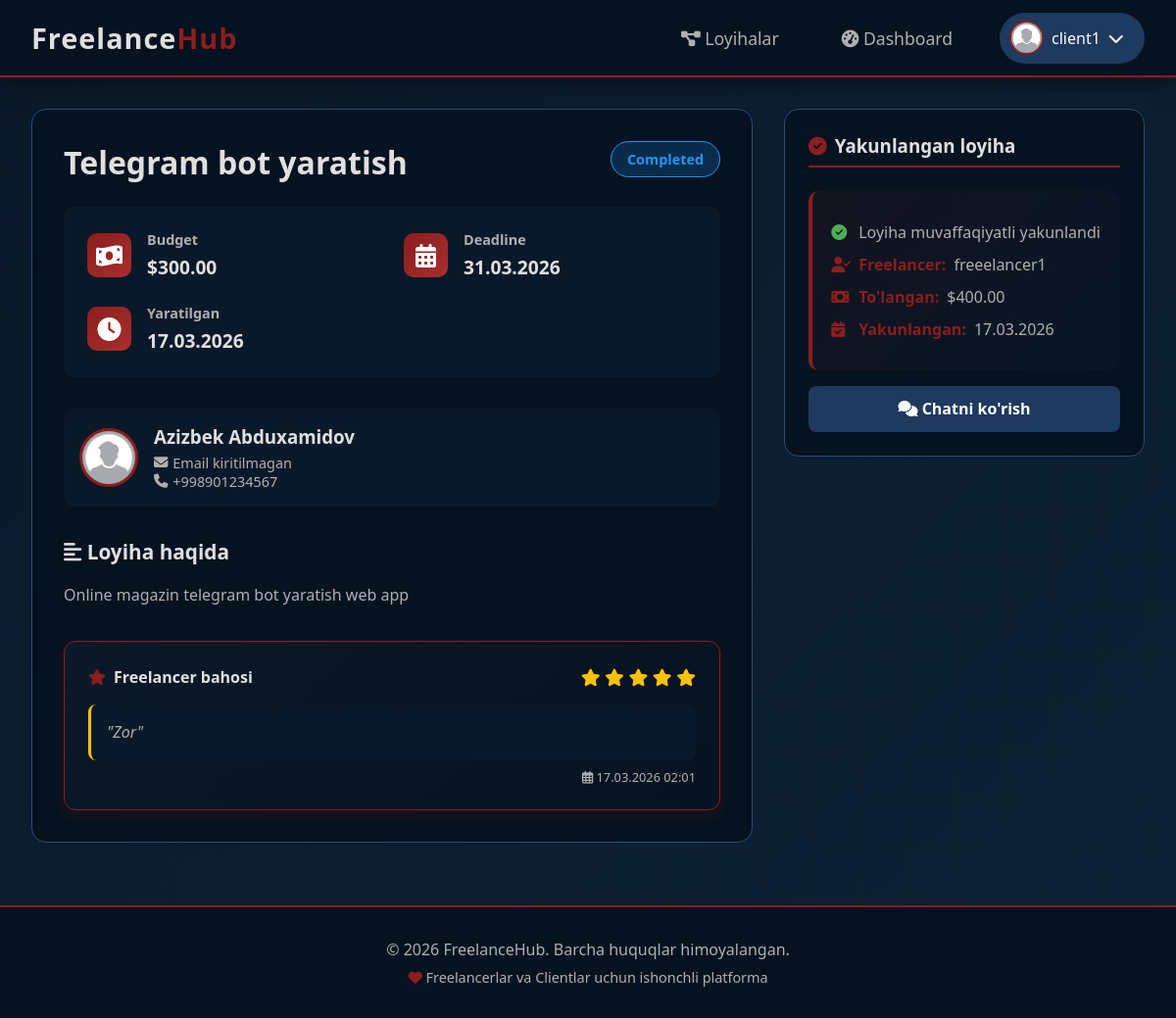
The page /projects/1/ (signed in) on the database its author committed.
### accounts/models.py (models this page shows, shortened)
class User(AbstractUser):
    ROLE_CHOICES = (
        ('client', 'Client'),
        ('freelancer', 'Freelancer'),
    )
    phone_regex = RegexValidator(regex=r'^\+?998?\d{9}$')
    email = models.EmailField(  null=True, blank=True)
    phone_number = models.CharField(max_length=15,  validators=[phone_regex], blank=True,null=True)
    first_name = models.CharField(max_length=20, blank=True, null=True)
    last_name = models.CharField(max_length=20, blank=True, null=True)
    role = models.CharField(max_length=10, choices=ROLE_CHOICES, default='client')
    bio = models.TextField(blank=True, null=True)
    profile_picture = models.ImageField(upload_to='profile_pics/', blank=True, null=True, default='default.png')
    created_at = models.DateTimeField(auto_now_add=True)

### projects/models.py (models this page shows)
class Project(models.Model):
    STATUS_CHOICES = (
        ('open', 'Open'),
        ('in_progress', 'In Progress'),
        ('completed', 'Completed'),
        ('cancelled', 'Cancelled'),
    )
    client = models.ForeignKey(settings.AUTH_USER_MODEL, on_delete=models.CASCADE, related_name='projects')
    title = models.CharField(max_length=200)
    description = models.TextField()
    budget = models.DecimalField(max_digits=10, decimal_places=2)
    deadline = models.DateField()
    status = models.CharField(max_length=20, choices=STATUS_CHOICES, default='open')
    created_at = models.DateField(auto_now_add=True)
    class Meta:
        ordering = ['-created_at']

### contracts/models.py (models this page shows, shortened)
class Contract(models.Model):
    STATUS_CHOICES = (
        ('active', 'Active'),
        ('finished', 'Finished'),
        ('cancelled', 'Cancelled'),
    )
    project = models.OneToOneField(Project, on_delete=models.CASCADE, related_name='contract')
    client = models.ForeignKey(settings.AUTH_USER_MODEL, on_delete=models.CASCADE, related_name='contracts_as_client')
    freelancer = models.ForeignKey(settings.AUTH_USER_MODEL, on_delete=models.CASCADE, related_name='contracts_as_freelancer')
    agreed_price = models.DecimalField(max_digits=12, decimal_places=2)
    status = models.CharField(max_length=20, choices=STATUS_CHOICES, default='active')
    created_at = models.DateTimeField(auto_now_add=True)
    finished_at = models.DateTimeField(null=True, blank=True)

### reviews/models.py (models this page shows, shortened)
class Review(models.Model):
    contract = models.OneToOneField(Contract, on_delete=models.CASCADE, related_name='review')
    rating = models.PositiveSmallIntegerField(validators=[MinValueValidator(1), MaxValueValidator(5)])
    comment = models.TextField()
    created_at = models.DateTimeField(auto_now_add=True)

### projects/views.py (the view)
# urls.py: path("<int:pk>/", ProjectDetailView.as_view(), name="project_detail"),
class ProjectDetailView(View):
    def get(self, request, pk):
        project = get_object_or_404(Project, pk=pk)
        bids = project.bids.all()
        user_has_bid = False
        if request.user.is_authenticated:
            user_has_bid = bids.filter(freelancer=request.user).exists()
        contract = getattr(project, 'contract', None)
        context = {
            'project': project,
            'bids': bids,
            'user_has_bid': user_has_bid,
            'contract': contract,
        }
        return render(request, 'projects/project_detail.html', context)

### templates/projects/project_detail.html (shortened to what this page needs)
{% extends 'base.html' %}
{% block content %}
<div class="project-detail">
    <div class="project-main">
        <div class="project-header">
            <h1 class="project-title">{{ project.title }}</h1>
            <span class="project-status {{ project.status }}">{{ project.get_status_display }}</span>
        </div>
        <div class="project-meta">
            <div class="meta-item">
                <div class="meta-icon">
                    <i class="fas fa-money-bill-wave"></i>
                </div>
                <div class="meta-info">
                    <h4>Budget</h4>
                    <p>${{ project.budget }}</p>
                </div>
            </div>
            <div class="meta-item">
                <div class="meta-icon">
                    <i class="fas fa-calendar-alt"></i>
                </div>
                <div class="meta-info">
                    <h4>Deadline</h4>
                    <p>{{ project.deadline|date:"d.m.Y" }}</p>
                </div>
            </div>
            <div class="meta-item">
                <div class="meta-icon">
                    <i class="fas fa-clock"></i>
                </div>
                <div class="meta-info">
                    <h4>Yaratilgan</h4>
                    <p>{{ project.created_at|date:"d.m.Y" }}</p>
                </div>
            </div>
        </div>
        <div class="client-info">
            <div class="client-avatar">
                {% if project.client.profile_picture %}
                    <img src="{{ project.client.profile_picture.url }}" alt="{{ project.client.username }}">
                {% else %}
                    <i class="fas fa-user-tie"></i>
                {% endif %}
            </div>
            <div class="client-details">
                <h3>{{ project.client.get_full_name|default:project.client.username }}</h3>
                <p><i class="fas fa-envelope"></i> {{ project.client.email|default:"Email kiritilmagan" }}</p>
                <p><i class="fas fa-phone"></i> {{ project.client.phone_number|default:"Telefon kiritilmagan" }}</p>
            </div>
        </div>
        <div class="project-description">
            <h3><i class="fas fa-align-left"></i> Loyiha haqida</h3>
            <p>{{ project.description|linebreaks }}</p>
        </div>
        {% if contract and contract.review %}
        <div class="review-card">
            <div class="review-header">
                <h4><i class="fas fa-star"></i> Freelancer bahosi</h4>
                <div class="review-rating">
                    {% for i in "12345"|make_list %}
                        {% if forloop.counter <= contract.review.rating %}
                            <i class="fas fa-star filled"></i>
                        {% else %}
                            <i class="far fa-star empty"></i>
                        {% endif %}
                    {% endfor %}
                </div>
            </div>
            <p class="review-comment">"{{ contract.review.comment }}"</p>
            <p class="review-date">
                <i class="far fa-calendar-alt"></i> {{ contract.review.created_at|date:"d.m.Y H:i" }}
            </p>
        </div>
        {% endif %}
    </div>
    <div class="project-sidebar">
        <div class="action-card">
            <h3>
                {% if project.status == 'open' %}
                    <i class="fas fa-gavel"></i> Bid qo'yish
                {% elif project.status == 'in_progress' %}
                    <i class="fas fa-tasks"></i> Aktiv loyiha
                {% elif project.status == 'completed' %}
                    <i class="fas fa-check-circle"></i> Yakunlangan loyiha
                {% elif project.status == 'cancelled' %}
                    <i class="fas fa-times-circle"></i> Bekor qilingan
                {% endif %}
            </h3>
            {% if project.status == 'open' %}
                {% if user.is_authenticated %}
                    {% if user.role == 'freelancer' %}
                        {% if not user_has_bid %}
                        <form method="POST" action="{% url 'bid_create' project.id %}" class="bid-form">
                            {% csrf_token %}
                            <div class="form-group">
                                <label for="price"><i class="fas fa-money-bill-wave"></i> Narx ($)</label>
                                <input type="number" name="price" id="price" class="form-control" min="0.01" step="0.01" placeholder="Masalan: 500" required>
                                <small style="color: var(--text-secondary);">Loyiha budgeti: ${{ project.budget }}</small>
                            </div>
                            <div class="form-group">
                                <label for="message"><i class="fas fa-comment"></i> Xabar</label>
                                <textarea name="message" id="message" class="form-control" placeholder="Nima uchun aynan sizni tanlash kerak? Tajribangiz va motivatsiyangiz haqida yozing..." required></textarea>
                            </div>
                            <button type="submit" class="btn-submit" onclick="this.innerHTML='<i class=\'fas fa-spinner fa-spin\'></i> Yuborilmoqda...'; this.disabled=true; this.form.submit();">
                                <i class="fas fa-paper-plane"></i> Bid yuborish
                            </button>
                        </form>
                        {% else %}
                        <div class="contract-info">
                            <p><i class="fas fa-check-circle" style="color: #4caf50;"></i> Siz bu loyihaga bid yuborgansiz</p>
                            <p><i class="fas fa-clock"></i> Javob kutilmoqda</p>
                            <p><small>Taklifingiz: ${{ user_bid_price }}</small></p>
                        </div>
                        {% endif %}
                    {% elif user.role == 'client' and user == project.client %}
                        <div class="contract-info">
                            <p><i class="fas fa-info-circle"></i> Bu sizning loyihangiz</p>
                            <p><i class="fas fa-gavel"></i> <strong>{{ bids.count }}</strong> ta bid yuborilgan</p>
                        </div>
                        <div class="action-buttons">
                            <a href="{% url 'project_update' project.id %}" class="btn btn-warning">
                                <i class="fas fa-edit"></i> Tahrirlash
                            </a>
                            <form method="POST" action="{% url 'cancel_project' project.id %}" style="flex: 1;">
                                {% csrf_token %}
                                <button type="submit" class="btn btn-danger" onclick="return confirm('Loyihani bekor qilishni tasdiqlaysizmi?')">
                                    <i class="fas fa-times-circle"></i> Bekor qilish
                                </button>
                            </form>
                        </div>
                    {% else %}
                        <div class="contract-info">
                            <p><i class="fas fa-info-circle"></i> Freelancerlar bu loyihaga bid qo'yishlari mumkin</p>
                        </div>
                    {% endif %}
                {% else %}
                    <div class="contract-info">
                        <p><i class="fas fa-info-circle"></i> Bid qo'yish uchun tizimga kiring</p>
                        <a href="{% url 'login' %}?next={{ request.path }}" class="btn btn-primary" style="display: block; text-align: center; margin-top: 0.5rem;">
                            <i class="fas fa-sign-in-alt"></i> Kirish
                        </a>
                    </div>
                {% endif %}
            {% elif project.status == 'completed' and contract %}
                <div class="contract-info">
                    <p><i class="fas fa-check-circle" style="color: #4caf50;"></i> Loyiha muvaffaqiyatli yakunlandi</p>
                    <p><i class="fas fa-user-check"></i> <strong>Freelancer:</strong> {{ contract.freelancer.username }}</p>
                    <p><i class="fas fa-money-bill"></i> <strong>To'langan:</strong> ${{ contract.agreed_price }}</p>
                    <p><i class="fas fa-calendar-check"></i> <strong>Yakunlangan:</strong> {{ contract.finished_at|date:"d.m.Y" }}</p>
                </div>
                <a href="{% url 'contract_detail' contract.id %}" class="btn btn-primary mt-2" style="display: block; text-align: center;">
                    <i class="fas fa-comments"></i> Chatni ko'rish
                </a>
            {% endif %}
        </div>
    </div>
</div>
{% endblock %}

### templates/base.html (shortened to what this page needs)
<!DOCTYPE html>
<html lang="uz">
<head>
    <link rel="stylesheet" href="https://cdnjs.cloudflare.com/ajax/libs/font-awesome/6.4.0/css/all.min.css">
</head>
<body>
    <nav class="navbar">
        <div class="nav-container">
            <div class="logo">
                <a href="{% url 'project_list' %}">Freelance<span>Hub</span></a>
            </div>
            <div class="nav-links">
                <a href="{% url 'project_list' %}" class="{% if request.resolver_match.url_name == 'project_list' %}active{% endif %}">
                    <i class="fas fa-project-diagram"></i> Loyihalar
                </a>
                {% if user.is_authenticated %}
                    <a href="{% url 'dashboard' %}" class="{% if request.resolver_match.url_name == 'dashboard' %}active{% endif %}">
                        <i class="fas fa-tachometer-alt"></i> Dashboard
                    </a>
                    <div class="user-menu">
                        <button class="user-btn">
                            {% if user.profile_picture and user.profile_picture.url %}
                                <img src="{{ user.profile_picture.url }}" alt="{{ user.username }}" class="user-avatar">
                            {% else %}
                                <div class="user-avatar-placeholder">
                                    <i class="fas fa-user"></i>
                                </div>
                            {% endif %}
                            <span class="user-name">{{ user.username }}</span>
                            <i class="fas fa-chevron-down"></i>
                        </button>
                    </div>
                {% endif %}
            </div>
        </div>
    </nav>
    <main class="main-content">
        {% block content %}{% endblock %}
    </main>
    <footer class="footer">
        <div class="footer-content">
            <p>&copy; {% now "Y" %} FreelanceHub. Barcha huquqlar himoyalangan.</p>
            <p style="margin-top: 0.5rem; font-size: 0.9rem;">
                <i class="fas fa-heart" style="color: var(--dark-red);"></i>
                Freelancerlar va Clientlar uchun ishonchli platforma
            </p>
        </div>
    </footer>
</body>
</html>

### templates/base.html (style rules this page uses)
* { margin: 0; padding: 0; box-sizing: border-box; font-family: 'Segoe UI', Tahoma, Geneva, Verdana, sans-serif; }
body { background: linear-gradient(135deg, #0a1929 0%, #0d2135 100%); min-height: 100vh; color: #e0e0e0; }
:root { --dark-blue: #0a1929; --darker-blue: #051220; --dark-red: #8b1e1e; --darker-red: #6b1515; --accent-blue: #1e3a5f; --accent-red: #a82e2e; --text-primary: #e0e0e0; --text-secondary: #b0b0b0; --border-color: #2d4b6e; }
.navbar { background: var(--darker-blue); padding: 0.8rem 2rem; box-shadow: 0 4px 20px rgba(0, 0, 0, 0.5); border-bottom: 2px solid var(--dark-red); position: sticky; top: 0; z-index: 1000; }
.nav-container { max-width: 1400px; margin: 0 auto; display: flex; justify-content: space-between; align-items: center; }
.logo a { color: var(--text-primary); font-size: 1.8rem; font-weight: 700; text-decoration: none; letter-spacing: 1px; }
.logo span { color: var(--dark-red); }
.nav-links { display: flex; gap: 2rem; align-items: center; }
.nav-links a { color: var(--text-secondary); text-decoration: none; font-size: 1.1rem; transition: all 0.3s ease; padding: 0.5rem 1rem; border-radius: 5px; }
.user-menu { position: relative; display: inline-block; }
.user-btn { background: var(--accent-blue); color: white; border: none; padding: 0.4rem 1.2rem 0.4rem 0.5rem; border-radius: 30px; cursor: pointer; font-size: 1rem; display: flex; align-items: center; gap: 0.5rem; border: 2px solid transparent; transition: all 0.3s ease; }
.user-avatar { width: 35px; height: 35px; border-radius: 50%; object-fit: cover; border: 2px solid var(--dark-red); background: var(--dark-blue); }
.user-name { max-width: 100px; overflow: hidden; text-overflow: ellipsis; white-space: nowrap; }
.main-content { max-width: 1400px; margin: 2rem auto; padding: 0 2rem; min-height: calc(100vh - 200px); }
.btn { padding: 0.8rem 1.5rem; border: none; border-radius: 5px; cursor: pointer; font-size: 1rem; font-weight: 600; transition: all 0.3s ease; text-decoration: none; display: inline-block; }
.btn-primary { background: var(--dark-red); color: white; border-bottom: 3px solid var(--darker-red); }
.footer { background: var(--darker-blue); padding: 2rem; margin-top: 4rem; border-top: 2px solid var(--dark-red); }
.footer-content { max-width: 1400px; margin: 0 auto; text-align: center; color: var(--text-secondary); }

### rows shown on the page
User: profile_picture (placeholder picture), username "client1"
Project: title "Telegram bot yaratish", status "Completed", budget "300.00", deadline "31.03.2026", created_at "17.03.2026", client.profile_picture (placeholder picture), client.get_full_name "Azizbek Abduxamidov", client.email "Email kiritilmagan", client.phone_number "+998901234567", description "Online magazin telegram bot yaratish web app"
Contract: review.comment "Zor", review.created_at "17.03.2026 02:01", freelancer.username "freeelancer1", agreed_price "400.00", finished_at "17.03.2026"
